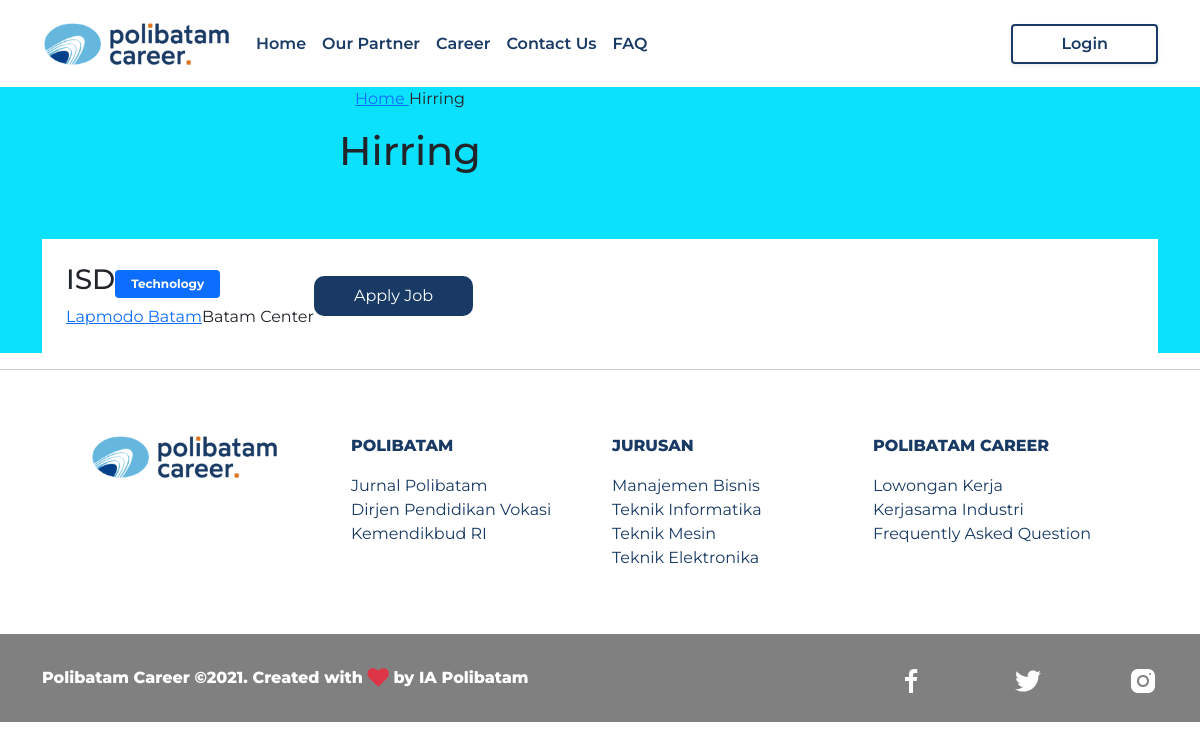
The app's page /index.php?q=hiring, older data.
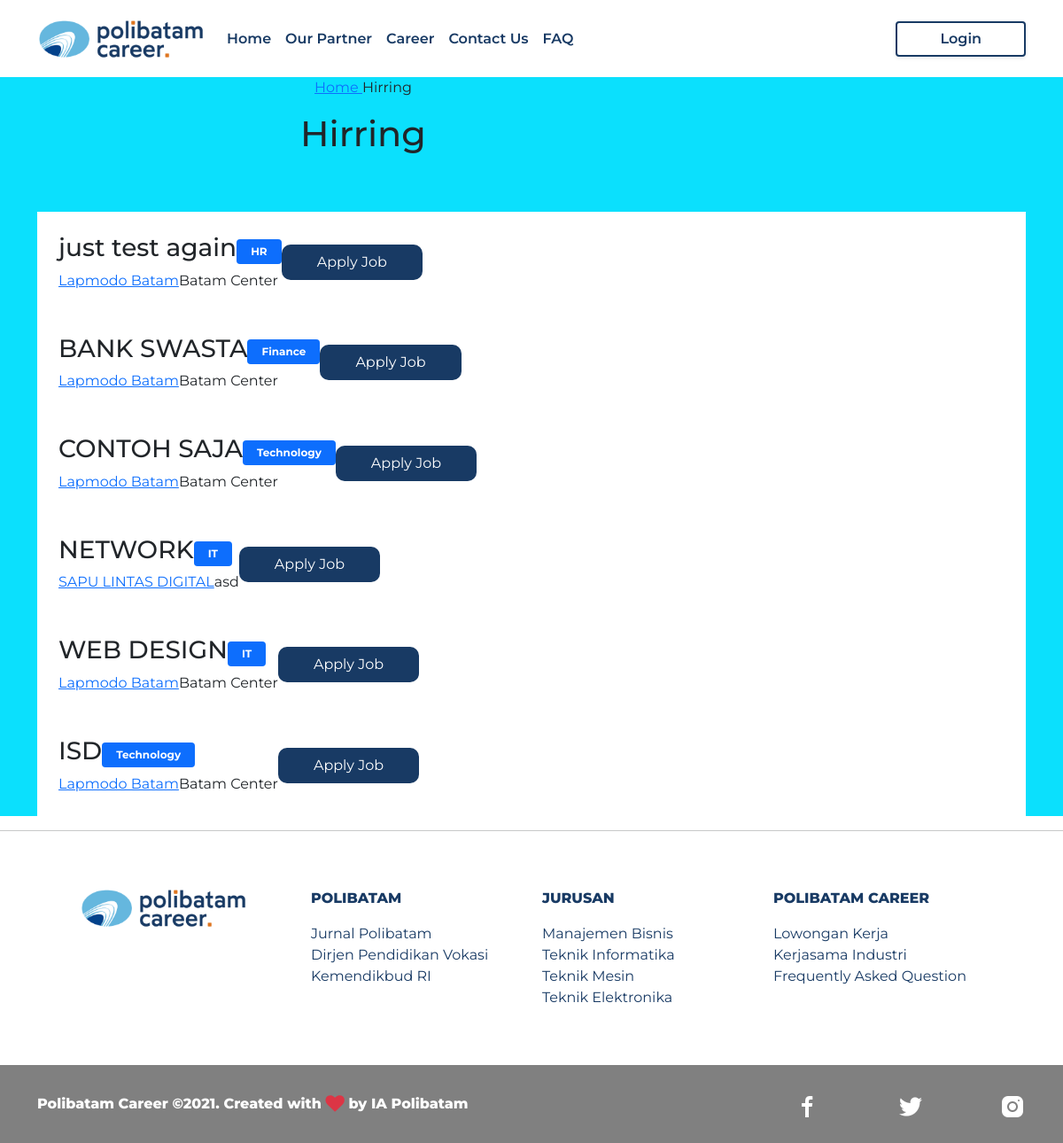
The same page, newer data.
### tables this page shows
CREATE TABLE `tbljob` (
  `JOBID` int(11) NOT NULL,
  `COMPANYID` int(11) NOT NULL,
  `CATEGORY` varchar(90) NOT NULL,
  `OCCUPATIONTITLE` varchar(90) NOT NULL,
  `REQ_NO_EMPLOYEES` int(11) NOT NULL,
  `SALARIES` double NOT NULL,
  `DURATION_EMPLOYEMENT` varchar(90) NOT NULL,
  `QUALIFICATION_WORKEXPERIENCE` text NOT NULL,
  `JOBDESCRIPTION` text NOT NULL,
  `PREFEREDSEX` varchar(30) NOT NULL,
  `SECTOR_VACANCY` text NOT NULL,
  `JOBSTATUS` varchar(90) NOT NULL,
  `DATEPOSTED` datetime NOT NULL,
  `PROGRESS_DETAIL` text NOT NULL
);

CREATE TABLE `tblcompany` (
  `COMPANYID` int(11) NOT NULL,
  `COMPANYNAME` varchar(90) NOT NULL,
  `COMPANYUSERNAME` varchar(90) NOT NULL,
  `COMPANYPASSWORD` varchar(90) NOT NULL,
  `COMPANYADDRESS` varchar(90) NOT NULL,
  `COMPANYCONTACTNO` varchar(30) NOT NULL,
  `COMPANYSTATUS` varchar(90) NOT NULL,
  `COMPANYMISSION` text NOT NULL,
  `COMPANYLOGO` varchar(255) NOT NULL
);

### index.php (called while the page is built, shortened)
<?php
require_once("theme/templatees.php");
?>

### include/database.php (called while the page is built, shortened)
<?php
class Database {
	var $query = '';
	public $conn;
	public function open_connection() {
		try {
		$this->conn = new PDO("mysql:host=".server.";dbname=".database_name. "", user,pass);
		$this->conn->setAttribute(PDO::ATTR_ERRMODE, PDO::ERRMODE_EXCEPTION);
		}catch(PDOException $e){
			echo "Problem in database connection! Contact administrator!". $e->getMessage();
		}
	}
	function setQuery($sql='') {
		try {
		   $this->sql_string=$sql;
			$this->query = $this->conn->prepare($this->sql_string);
			$this->query->execute();
		  } catch (PDOException $e) {
		    echo "Failed to get query handle: " . $e->getMessage() . "\n";
		    exit;
		  }
	}
	function loadResultList() {
		$results = $this->query->fetchAll(PDO::FETCH_OBJ);
		return $results;
	}
}
$mydb = new Database();
?>

### hirring.php (the view, shortened to what this page needs)
  <div class="hero-wrap js-fullheight" style="background-color: #0BE0FD">
      <div class="container">
        <div class="row no-gutters slider-text js-fullheight align-items-end justify-content-start" data-scrollax-parent="true">
          <div class="col-md-8 ftco-animate text-center text-md-left mb-5" data-scrollax=" properties: { translateY: '70%' }">
            <p class="breadcrumbs" data-scrollax="properties: { translateY: '30%', opacity: 1.6 }"><span class="mr-3"><a href="index.html">Home <i class="ion-ios-arrow-forward"></i></a></span> <span>Hirring</span></p>
            <h1 class="mb-3 bread" data-scrollax="properties: { translateY: '30%', opacity: 1.6 }">Hirring</h1>
          </div>
        </div>
      </div>
    </div>
<section class="ftco-section" style="background-color: #0BE0FD">
            <div class="container">
                <div class="row">
                     <?php
 if (isset($_GET['search'])) {
    $COMPANYNAME = $_GET['search'];
 }else{
     $COMPANYNAME = '';
 }
    $sql = "SELECT * FROM `tblcompany` c,`tbljob` j WHERE c.`COMPANYID`=j.`COMPANYID` AND COMPANYNAME LIKE '%" . $COMPANYNAME ."%' ORDER BY DATEPOSTED DESC" ;
    $mydb->setQuery($sql);
    $cur = $mydb->loadResultList();
    foreach ($cur as $result) {
        ?>
          <div class="col-md-12 ftco-animate">
            <div class="job-post-item bg-white p-4 d-block d-md-flex align-items-center">
              <div class="mb-4 mb-md-0 mr-5">
                <div class="job-post-item-header d-flex align-items-center">
                  <h2 class="mr-3 text-black h3"><?php echo $result->OCCUPATIONTITLE ?></h2>
                  <div class="badge-wrap">
                   <span class="bg-primary text-white badge py-2 px-3"><?php echo $result->CATEGORY ?></span>
                  </div>
                </div>
                <div class="job-post-item-body d-block d-md-flex">
                  <div class="mr-3"><span class="icon-layers"></span> <a href="#"><?php echo $result->COMPANYNAME ?></a></div>
                  <div><span class="icon-my_location"></span> <span><?php echo $result->COMPANYADDRESS ?></span></div>
                </div>
              </div>
              <div class="ml-auto d-flex">
                <a href="<?php echo web_root; ?>index.php?q=apply&job=<?php echo $result->JOBID;?>&view=personalinfo" class="btn btn-primary py-2 mr-1">Apply Job</a>
              </div>
            </div>
          </div>
 <?php } ?>
         </div>
            </div>
        </section>

Row changes from the older to the newer data that the page shows:
added tbljob: OCCUPATIONTITLE "just test again", CATEGORY "HR", COMPANYID.COMPANYNAME "Lapmodo Batam", COMPANYID.COMPANYADDRESS "Batam Center"
added tbljob: OCCUPATIONTITLE "BANK SWASTA", CATEGORY "Finance", COMPANYID.COMPANYNAME "Lapmodo Batam", COMPANYID.COMPANYADDRESS "Batam Center"
added tbljob: OCCUPATIONTITLE "CONTOH SAJA", CATEGORY "Technology", COMPANYID.COMPANYNAME "Lapmodo Batam", COMPANYID.COMPANYADDRESS "Batam Center"
added tbljob: OCCUPATIONTITLE "NETWORK", CATEGORY "IT", COMPANYID.COMPANYNAME "SAPU LINTAS DIGITAL", COMPANYID.COMPANYADDRESS "asd"
added tbljob: OCCUPATIONTITLE "WEB DESIGN", CATEGORY "IT", COMPANYID.COMPANYNAME "Lapmodo Batam", COMPANYID.COMPANYADDRESS "Batam Center"
